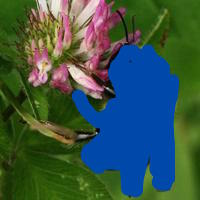
#> input picture colored50/1046.jpg, 200 x 200 px; its folder holds 4 pictures in this run
$ jupyter execute --allow-errors 'Serialized Version .ipynb'   (Python 2 division)
#> lines starting #> are read from the running program, lines starting #| are printed output that depends on the picture
###The following file shows the serialized version of labeling our pictures

[cell 1]
#here we imported opencv
import cv2
import numpy as np
import glob
WINDOW_SIZE=20
STEP_SIZE=10

####read all images' information

all images' informations have been passed into correspondent place

[cell 2]
img_path = '/Users/xdai/colored50/*.jpg'
images = glob.glob(img_path)
img_dict={}

for img_p in images:
    k = img_p[img_p.find('50/',)+3:-4]
    img_dict[k] = cv2.imread(img_p, cv2.IMREAD_COLOR)

[cell 3]
#read only_blue color into the variable
only_blue = cv2.imread('/Users/xdai/colored50/only_blue.jpg')
#as the only blue is not pure, we will have to pick the blue pixel out of it
#> (the rest of this cell did not finish here and is left out)

####The picture size

The picture size we used contain 200 * 200 pixels, the following result proves this. Each pixel is a three-element array

#> (a cell that did not finish here is left out)

#### Sliding window

We slides our window through the picture, each window has 20 * 20 pixels, and is stored in the colored_set dict.

The colored_set has the format:

keys - location of the windows

Values - the image information

[cell 5]
def sliding_window(image, stepSize, windowSize):
    colored_set = {}
    for y in xrange(0, image.shape[0], stepSize):# here we want to make sure all window is included
        for x in xrange(0, image.shape[1], stepSize):
            colored_set[(x,y)] = image[y:y + windowSize[1], x:x + windowSize[0]]
    return colored_set

[cell 6]
small_img_dict = dict()
for k in img_dict.keys():
    img = img_dict[k]
    small_images = sliding_window(img, STEP_SIZE, (WINDOW_SIZE, WINDOW_SIZE)) #windows per image
    small_img_dict[k] = small_images
#> this loop made 4 passes
#> k on passes 1 to 4: '1046', '1130', '114', '1372'
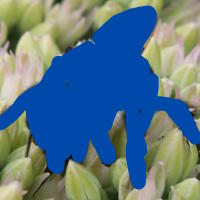
#> img: shape (200, 200, 3); mean B, G, R 133.9, 119.1, 90.6
#> after the loop, small_img_dict = 4 items

####Format of small_img_dict

In the small_img_dict, it containes all small window in one image. As we have designed, the keys of this dictionary is the "image index", the value of the dictionary is its correspondent information

The values in this dictionary are also dictionarys form, keys of which are location of the window, and values are pixels in that small window. The size of pixels shall be 400

The following code proves that each window contains 20 * 20 pixels

[cell 7]
print small_img_dict['1046'][(30,60)].shape
#| (20, 20, 3)

### Is our window blue or not?

In order to differenciate if the window is blue or not, we first check the 400 pixels in the window. The algorithm is to see if each pixel is blue or not, if blue pixels occupy over 50% of the whole window, we will label it as true, otherwise, false will be labeled

The following blue_pixel_rgb will be used for comparing

#> (a cell that did not finish here is left out)

[cell 9]
#the compute_blue function will take the small window as the variable and process it
#the window contains the 20 * 20 pixels
def compute_blue(window):
    #the counter here will be used to check how many pixels are blue
    counter = 0
    #loop over 400 small pixels
    for y in xrange(20):
        for x in xrange(20):
            if (window[x,y] == blue_pixel_rgb).all():
                counter += 1
    return (counter >= 50)

[cell 10]
#here we read all index in the dictionary, and extract it's correspondent value
keys = small_img_dict.keys()
all_image = {}
#> (the rest of this cell did not finish here and is left out)

###Results

All results are stored in all_image dictionary.

Keys-the image index

Values - location and if it's blue

From the resule before, we see, 1046 image contains many blue parts, but most of them are non-blue parts which make sense.

However, we do need to decide the criterias for us to determine if it's blue or not(as of right now, it will be true if the counter > 50)

#> (a cell that did not finish here is left out)

[cell 12]
# all_image['1046'][(140, 60)]
# cv2.imshow("Faces found", image)
x_coord=[]
y_coord=[]
#> (the rest of this cell did not finish here and is left out)

#> (a cell that did not finish here is left out)

####Read original images into our file

In order to extract the original images to classify, we import all 49 images into the variable

####TESTING

We used one picture to test if we successfully labeled our objects

[cell 14]
original_img = cv2.imread('original_1046.jpg')

#> (a cell that did not finish here is left out)

Now, we read all original uncolorred pictures to train the classifier, to detect if the window has the object(bee)

[cell 16]
img_path_original = '/Users/xdai/bee_labeled/*.jpg'
images_original = glob.glob(img_path_original)
img_dict_original={}
for img_p in images_original:
    k = img_p[img_p.find('labeled/',)+8:-4]
    img_dict_original[k] = cv2.imread(img_p, cv2.IMREAD_COLOR)

[cell 17]
small_ori_img_dict = dict()
for k in img_dict_original.keys():
    img = img_dict_original[k]
    small_images = sliding_window(img, STEP_SIZE, (WINDOW_SIZE, WINDOW_SIZE)) #windows per image
    small_ori_img_dict[k] = small_images
#> after the loop, small_ori_img_dict = 0 items

[cell 18]
print img_dict_original.keys()

#> (a cell that did not finish here is left out)

### MLib for PCA
PCA is to reduce the dimensions

[cell 20]
import findspark
findspark.init('/usr/local/opt/apache-spark/libexec')
#> (this line was passed over: findspark is not available in this run)
print findspark.find()
#> (this line was passed over: findspark is not available in this run)
